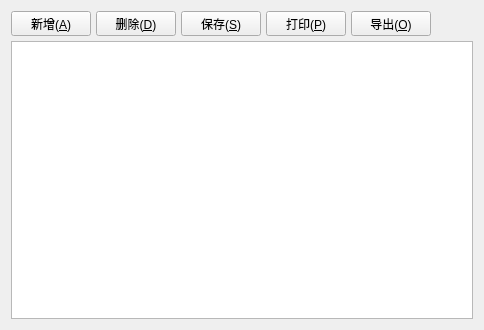
<?xml version="1.0" encoding="UTF-8"?>
<ui version="4.0">
 <class>view_common</class>
 <widget class="QWidget" name="view_common">
  <property name="geometry">
   <rect>
    <x>0</x>
    <y>0</y>
    <width>484</width>
    <height>330</height>
   </rect>
  </property>
  <property name="windowTitle">
   <string>view_common</string>
  </property>
  <layout class="QGridLayout" name="gridLayout">
   <item row="0" column="0">
    <layout class="QVBoxLayout" name="verticalLayout">
     <property name="spacing">
      <number>0</number>
     </property>
     <item>
      <widget class="QWidget" name="widget" native="true">
       <property name="maximumSize">
        <size>
         <width>16777215</width>
         <height>30</height>
        </size>
       </property>
       <layout class="QHBoxLayout" name="horizontalLayout">
        <property name="spacing">
         <number>5</number>
        </property>
        <property name="leftMargin">
         <number>0</number>
        </property>
        <property name="topMargin">
         <number>0</number>
        </property>
        <property name="rightMargin">
         <number>0</number>
        </property>
        <property name="bottomMargin">
         <number>5</number>
        </property>
        <item>
         <widget class="QPushButton" name="pushButton">
          <property name="sizePolicy">
           <sizepolicy hsizetype="Minimum" vsizetype="Fixed">
            <horstretch>0</horstretch>
            <verstretch>0</verstretch>
           </sizepolicy>
          </property>
          <property name="text">
           <string>新增(&amp;A)</string>
          </property>
          <property name="icon">
           <iconset resource="ssp_gui.qrc">
            <normaloff>:/ssp_gui/Resources/20070402165925169.gif</normaloff>:/ssp_gui/Resources/20070402165925169.gif</iconset>
          </property>
         </widget>
        </item>
        <item>
         <widget class="QPushButton" name="pushButton_2">
          <property name="text">
           <string>删除(&amp;D)</string>
          </property>
          <property name="icon">
           <iconset resource="ssp_gui.qrc">
            <normaloff>:/ssp_gui/Resources/del.gif</normaloff>:/ssp_gui/Resources/del.gif</iconset>
          </property>
         </widget>
        </item>
        <item>
         <widget class="QPushButton" name="pushButton_3">
          <property name="text">
           <string>保存(&amp;S)</string>
          </property>
          <property name="icon">
           <iconset resource="ssp_gui.qrc">
            <normaloff>:/ssp_gui/Resources/save.gif</normaloff>:/ssp_gui/Resources/save.gif</iconset>
          </property>
         </widget>
        </item>
        <item>
         <widget class="QPushButton" name="pushButton_4">
          <property name="text">
           <string>打印(&amp;P)</string>
          </property>
          <property name="icon">
           <iconset resource="ssp_gui.qrc">
            <normaloff>:/ssp_gui/Resources/print.gif</normaloff>:/ssp_gui/Resources/print.gif</iconset>
          </property>
         </widget>
        </item>
        <item>
         <widget class="QPushButton" name="pushButton_5">
          <property name="text">
           <string>导出(&amp;O)</string>
          </property>
          <property name="icon">
           <iconset resource="ssp_gui.qrc">
            <normaloff>:/ssp_gui/Resources/export2.gif</normaloff>:/ssp_gui/Resources/export2.gif</iconset>
          </property>
         </widget>
        </item>
        <item>
         <spacer name="horizontalSpacer">
          <property name="orientation">
           <enum>Qt::Horizontal</enum>
          </property>
          <property name="sizeHint" stdset="0">
           <size>
            <width>116</width>
            <height>20</height>
           </size>
          </property>
         </spacer>
        </item>
       </layout>
      </widget>
     </item>
     <item>
      <widget class="mTableWidget" name="tableWidget"/>
     </item>
    </layout>
   </item>
  </layout>
 </widget>
 <layoutdefault spacing="6" margin="11"/>
 <customwidgets>
  <customwidget>
   <class>mTableWidget</class>
   <extends>QTableWidget</extends>
   <header>mtablewidget.h</header>
  </customwidget>
 </customwidgets>
 <resources>
  <include location="ssp_gui.qrc"/>
 </resources>
 <connections/>
</ui>
